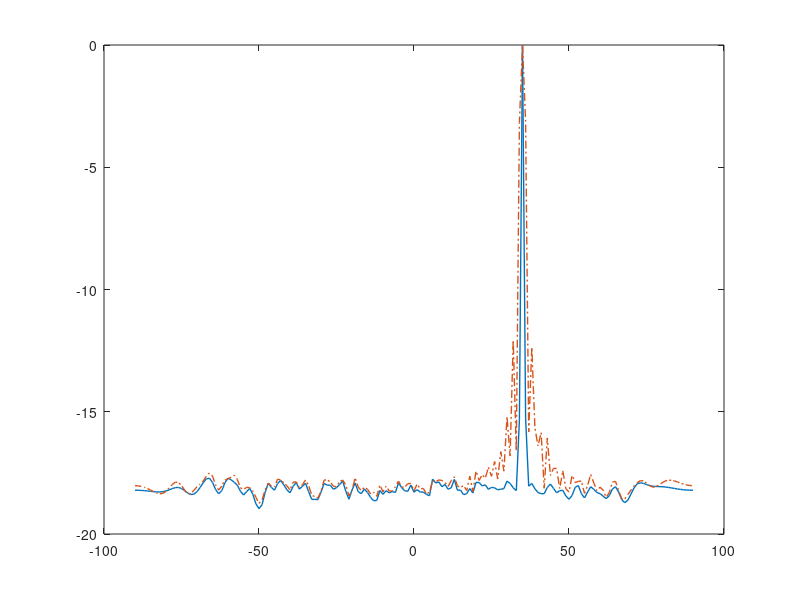

MATLAB code for this plot: (Note: this script raises an error after producing the figure.)
%% MVDR (Minimum Variance Distortionless Response) 波束形成
clear; clc; close all;

%% 1. 定义阵列和信号参数 (与之前统一)
N = 64;                 % 阵元数量
d = 0.5;                % 阵元间距 (m), 假设为半波长
c = 1500;               % 声速 (m/s)
f = 1500;               % 信号频率 (Hz)
fs = 5000;              % 采样频率 (Hz)
T = 0.1;                % 信号时长 (s)
t = (0:1/fs:T-1/fs).';  % 时间向量 (L x 1), 转置为列向量
L = length(t);          % 采样点数（快拍数）
signal_doa_deg = 35;   % 信号的真实入射角度
SNR_dB = 0;             % 单个阵元的信噪比 (dB)

% 派生量
lambda = c / f;         % 波长
% d = lambda / 2;       % 严格按半波长设计可以这样写
k0 = 2*pi / lambda;     % 波数

%% 2. 模拟CW接收信号
% 定义导向矢量函数 a(theta)
% a(theta) = exp(-j*k0*d*[0:N-1]'*sind(theta))
steering_vector = @(theta_deg) exp(-1j * k0 * d * (0:N-1).' * sind(theta_deg));

% 生成基带信号 s(t)
s = exp(1j * 2 * pi * f * t); % CW (连续波)信号 (L x 1)

% 根据信噪比设置信号幅度
signal_power = 10^(SNR_dB / 10);% 噪声功率已归一化为1，所以信号功率就是 SNR
As = sqrt(signal_power); % 幅度是功率的平方根

% 生成无噪声的信号矩阵 X = a * s^T
a_true = steering_vector(signal_doa_deg); % 真实方向的导向矢量 (N x 1)
X_clean = As * (a_true * s.'); % (N x 1) * (1 x L) -> (N x L)
% 生成功率为1的复高斯白噪声
noise = (randn(N,L) + 1j*randn(N,L)) / sqrt(2);

% 最终接收信号 = 干净信号 + 噪声
received_signals = X_clean + noise;

%% 3. 估算协方差矩阵 R
% R = E[X * X^H]
Rxx = (received_signals * received_signals') / L; % (N x N) 样本协方差矩阵

% 对角加载 (Diagonal Loading)一个很小的正数，以提高稳健性
% 防止Rxx在快拍数不足或信号相干时出现奇异或病态
epsilon = 1e-3; % 加载因子 
Rxx = Rxx + epsilon * trace(Rxx)/N * eye(N); % eye(N)是N维单位矩阵

%% 4. MVDR 波束形成与扫描
% 扫描角度设置
scan_angles_deg = -90:1:90;
K = numel(scan_angles_deg); % K=181 个角度

% 构建扫描角度对应的阵列流形矩阵 S 
S = steering_vector(scan_angles_deg); % (N x K)

% --- MVDR 谱计算 ---
% P_mvdr(theta) = 1 / (a(theta)' * inv(R) * a(theta))
R_inv_S = Rxx \ S; % 反斜杠高效计算 Rxx^{-1} * S
den = sum(conj(S) .* R_inv_S, 1); % 计算分母 a' * inv(R) * a ，sum(,1)指按列求和

B_mvdr_cw = zeros(K, L); %% 初始化波束输出矩阵
% 为每个角度计算最优权重w，并应用到时序信号上
for k = 1:K
    % a) 计算当前角度k的最优权重向量 w_k
    % w_k = (R_inv * a_k) / (a_k' * R_inv * a_k)
    w_k = R_inv_S(:, k) / den(k);
    
    % b) 应用权重向量到整个时间序列信号上 (w' * X)
    % w_k' 是 1xN, received_signals 是 NxL, 结果是 1xL
    B_mvdr_cw(k, :) = w_k' * received_signals;
end

P_mvdr = real(1 ./ den); % MVDR 功率谱
% 归一化为dB
P_mvdr_db = 10*log10(P_mvdr / max(P_mvdr));

% --- CBF 谱计算 (用于对比) ---
% P_cbf(theta) = a(theta)' * R * a(theta)
P_cbf = real(sum(conj(S) .* (Rxx * S), 1));
P_cbf_db = 10*log10(P_cbf / max(P_cbf));

% 估计DOA
[~, idx] = max(P_mvdr);
doa_estimate_mvdr = scan_angles_deg(idx);
fprintf('MVDR 估计角度: %d°\n', doa_estimate_mvdr);

%% 5. 结果可视化
figure(1); 
plot(scan_angles_deg, P_mvdr_db, 'LineWidth', 1, 'DisplayName', 'MVDR');
hold on;
plot(scan_angles_deg, P_cbf_db, '-.', 'LineWidth', 1,'DisplayName', 'CBF (Bartlett)');
xline(signal_doa_deg, '--r', 'LineWidth', 1, 'DisplayName', '真实DOA');
grid on;
xlim([-90, 90]);
ylim([-20, 0]);
title('MVDR 与 CBF 空间谱对比');
xlabel('角度 (°)');
ylabel('归一化功率 (dB)');
legend('show', 'Location', 'best');

figure(2);
imagesc(t, scan_angles_deg, abs(B_mvdr_cw));
set(gca, 'YDir', 'normal');
colorbar;
title('窄带(CW)信号的MVDR波束空间时间序列');
xlabel('时间 (s)');
ylabel('扫描角度 (°)');
fprintf('完成!\n');

figure(3);% 绘制 CW 信号的阵元域图像 
% 使用 imagesc 绘制 N x L 的接收信号矩阵的实部
imagesc(t, 1:N, real(received_signals));
set(gca, 'YDir', 'normal'); % 将y轴方向设置为正常（阵元1在下，64在上）
colorbar; % 显示颜色条
title('CW 信号阵元域 (实部)');
xlabel('时间 (s)');
ylabel('阵元索引 (Sensor Index)');









%% 6. HFM 信号生成 (宽带场景)
% HFM信号参数
f_start = 1500; % 起始频率
f_end = 500;    % 终止频率

% 生成 HFM 基带信号 (与之前HFM代码相同)
k_hfm = (f_start / T) * (f_start / f_end - 1);
phi = (2*pi*f_start^2/k_hfm) * log(1 + (k_hfm/f_start)*t);
hfm_signal_base = exp(1j * phi);

% 模拟阵列接收 HFM 信号
a_true_hfm_center_freq = exp(-1j * 2*pi*((f_start+f_end)/2)/c * d * (0:N-1).' * sind(signal_doa_deg)); % 仅为概念演示
tau = (d * (0:N-1).' * sind(signal_doa_deg)) / c; % 时延
time_matrix = t.' - tau; % L x N
received_signals_hfm = zeros(N, L);
for n = 1:N
    % interp1(线性插值)函数，在延迟后的时间点time_matrix(n,:)对原始信号 hfm_signal_base 进行重新采样
    received_signals_hfm(n,:) = interp1(t, hfm_signal_base, time_matrix(n,:), 'linear', 0);
end
X_clean_hfm = As * received_signals_hfm;
noise_hfm = (randn(N,L) + 1j*randn(N,L)) / sqrt(2);
received_signals_hfm = X_clean_hfm + noise_hfm;

%% 7. 宽带MVDR处理 (频域非相干平均)
% FFT 参数
N_fft = L; % FFT点数，这里简单取为快拍数
freq_bins = (0:N_fft-1) * fs / N_fft; % 计算每个频箱对应的频率(映射到真实频率)

% 选择处理的频率范围 (只处理信号所在的频带)
freq_indices = find(freq_bins >= f_end & freq_bins <= f_start);
num_freq_to_process = length(freq_indices);
fprintf('将处理 %d 个频箱...\n', num_freq_to_process);

% 对接收信号做FFT
X_fft = fft(received_signals_hfm, N_fft, 2); % 沿时间维(维度2)进行FFT

P_mvdr_hfm_total = zeros(1, K);% 初始化总的MVDR谱
B_mvdr_hfm_freq_domain = zeros(K, N_fft);% 初始化一个复数矩阵，用于存储每个角度在每个频点的复数输出
% 循环遍历每个频箱，执行窄带MVDR，然后累加
for i = 1:num_freq_to_process
    fi = freq_indices(i);
    f_fi = freq_bins(fi); % 当前处理的频率
    
    % a) 获取该频率的快照向量 (N x 1)
    X_fi = X_fft(:, fi);
    
    % b) 估算该频率的协方差矩阵 (CSDM)
    % 在此简单实现中，每个频箱只有一个快照，所以Rxx_fi是秩为1的
    % 故对角加载在这里至关重要
    Rxx_fi = X_fi * X_fi';
    Rxx_fi = Rxx_fi + epsilon * trace(Rxx_fi)/N * eye(N);
    
    % c) 计算当前频率 f_k 对应的导向矢量矩阵
    k0_fi = 2*pi*f_fi / c;
    S_fi = exp(-1j * k0_fi * d * (0:N-1).' * sind(scan_angles_deg));
    
    % d) 计算该频率下，所有角度的MVDR复数输出
    % y(theta, f_fi) = w' * X_fi = (a' * R_inv * X_fi) / (a' * R_inv * a)

    den_fi = sum(conj(S_fi) .* (Rxx_fi \ S_fi), 1).'; % 计算分母
    num_fi = S_fi' * (Rxx_fi \ X_fi); % 计算分子
    Y_fi = num_fi ./ den_fi;% 计算所有角度在该频率下的复数输出 Y_fi
    B_mvdr_hfm_freq_domain(:, fi) = Y_fi; % 存储到频域波束矩阵中

end
% 对每个角度的完整频谱(每一行)进行IFFT，合成时域信号
B_mvdr_hfm_time_domain = ifft(B_mvdr_hfm_freq_domain, N_fft, 2);

% 方向图（把每个角度的时间序列做平均功率）
P_mvdr_hfm = mean(abs(B_mvdr_hfm_time_domain).^2, 2);      % K×1，mean(,2)在时间T上求平均
P_mvdr_hfm_db = 10*log10(P_mvdr_hfm / max(P_mvdr_hfm));

% 估计DOA
[~, idx_hfm] = max(P_mvdr_hfm);
doa_estimate_mvdr_hfm = scan_angles_deg(idx_hfm);
fprintf('[HFM] MVDR 估计角度: %.d°\n', doa_estimate_mvdr_hfm);

%% 8. HFM 结果可视化
figure(4);
plot(scan_angles_deg, P_mvdr_hfm_db, 'LineWidth', 1.5, 'DisplayName', 'MVDR (HFM)');
hold on;
xline(signal_doa_deg, '--r', 'LineWidth', 1.5, 'DisplayName', '真实DOA');
grid on; xlim([-90, 90]); ylim([-42, 0]);
title('宽带(HFM)信号的 MVDR 空间谱 (频域平均法)');
xlabel('角度 (°)'); ylabel('归一化功率 (dB)');
legend('show', 'Location', 'best');

figure(5);
imagesc(t, scan_angles_deg, abs(B_mvdr_hfm_time_domain));
set(gca, 'YDir', 'normal');
colorbar;
title('宽带(HFM)信号的MVDR波束空间时间序列 (频域合成法)');
xlabel('时间 (s)');
ylabel('扫描角度 (°)');

figure(6);% 绘制 HFM 信号的阵元域图像
imagesc(t, 1:N, real(received_signals_hfm));
set(gca, 'YDir', 'normal');
colorbar;
title('HFM 信号阵元域 (实部)');
xlabel('时间 (s)');
ylabel('阵元索引 (Sensor Index)');
